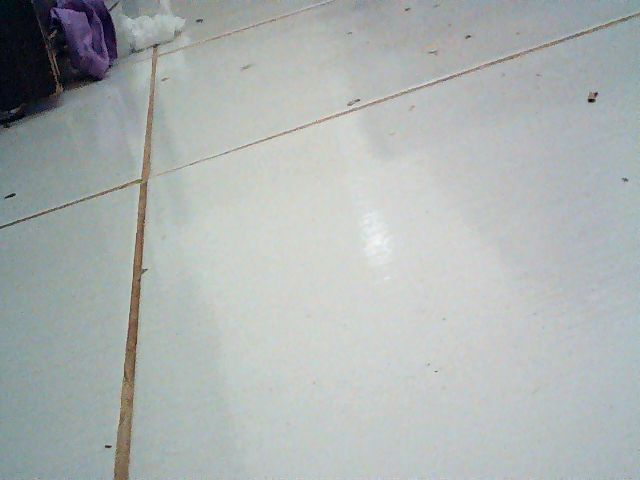
#> input picture tests/fixtures/chao/chao_-30.jpg, 640 x 480 px
$ python -i obstaculo_chao.py   (imports and definitions only)
#> lines starting #> are read from the running program, lines starting #| are printed output that depends on the picture; after the words box and inside, x2 and y2 are one past the last pixel; in counts of white or black regions, pixels touching at a corner belong together
#> further down, picture is the input picture: shape (480, 640, 3); mean B, G, R 177.7, 178.5, 172.8
"""Obstaculo no CHAO pela camera: o que o LiDAR, a 45 cm, nao ve.

Pedido do dono (2026-11-14): *"a ia precisa receber frame quando o robo anda
para ver se vai bater em algo no chao pq o lidar esta em cima"*, *"usando o
ptz da camera vamos mandar frame para ia quando ver obstaculos se
aproximando em sua direcao"*.

DUAS PECAS, de custo muito diferente:

1. `DetectorChao` - LOCAL, em todo quadro (~5 ms, OpenCV puro). Compara cada
   ponto da imagem com o piso logo a frente da roda (faixa de baixo, centro)
   em saturacao e brilho. O que difere e e GROSSO vira candidato. Calibrado
   nas fotos reais da casa em 14/11 (piso branco brilhante, rejunte marrom):
   - reflexo: mais CLARO que o piso -> nao conta;
   - rejunte e migalha: finos -> somem na abertura morfologica, e o rejunte
     perto da camera (que engrossa a ~12 px) cai no filtro de espessura;
   - pano roxo e tapete enrolado (80+ px de espessura): acusados.

2. `VigiaChao` - so quando o detector acusa algo PERTO (base na parte de baixo
   da imagem = perto da roda, com a cabeca a -25 graus) e por dois quadros
   seguidos na mesma direcao: manda ESTE quadro a IA, que diz o que e e
   decide PARAR ou SEGUIR. Uma chamada por obstaculo, nunca por quadro (2
   quadros/s para a IA seriam 172.800 chamadas/dia contra 500 da cota).

Quem decide e a IA (decisao do dono, 2026-07-30: "sensores medem e
informam"). Sem resposta da IA o robo NAO para sozinho - fica so o aviso no
log e na webui.

So roda com a varredura ao andar ligada pelo Pi (`vision.varredura_chao`):
com a cabeca olhando para frente, "parte de baixo da imagem" nao e chao.
"""
from __future__ import annotations

import asyncio
import logging
import time
from collections.abc import Awaitable, Callable
from dataclasses import dataclass
from typing import Any

import cv2
import numpy as np

logger = logging.getLogger("orion.vision.obstaculo_chao")

#: Faixa de referencia do piso: o que esta logo a frente da roda.
REF_ALTURA = 0.15
REF_LARGURA = (0.30, 0.70)
#: Diferenca que separa "outra coisa" do piso. Saturacao: o piso branco tem
#: S~10; o rejunte ~60, o pano roxo ~120. Brilho: so conta o mais ESCURO
#: (reflexo de lampada e mais claro e nao e obstaculo).
DELTA_SATURACAO = 35
DELTA_BRILHO = 55
NUCLEO_LIMPEZA_PX = 11
#: Menos que isto da imagem e migalha.
AREA_MINIMA = 0.004
#: Espessura media (area / maior lado). Rejunte perto da camera ~12 px.
ESPESSURA_MINIMA_PX = 25
#: Corredor do robo no quadro (centro) e "perto" (base abaixo disto).
CORREDOR = (0.20, 0.80)
PERTO = 0.72
MUITO_PERTO = 0.92
#: Referencia que mudou tanto assim do piso conhecido = ha algo EM CIMA dela.
DESVIO_REF_SAT = 30
DESVIO_REF_BRILHO = 50


@dataclass(frozen=True)
class Achado:
    """Algo que nao e piso. `base` = 0 (topo, longe) a 1 (embaixo, perto)."""

    x: float
    largura: float
    base: float
    area: float
    no_corredor: bool


class DetectorChao:
    def __init__(self) -> None:
        #: Piso conhecido (S, V medianos). Aprende com quadros em que a
        #: referencia e homogenea; e o que salva quando o obstaculo cobre a
        #: propria faixa de referencia (muito perto).
        self._piso: tuple[float, float] | None = None
        self._nucleo = cv2.getStructuringElement(
            cv2.MORPH_ELLIPSE, (NUCLEO_LIMPEZA_PX, NUCLEO_LIMPEZA_PX)
        )

    def analisar(self, frame: np.ndarray) -> list[Achado]:
        h, w = frame.shape[:2]
#> h = 480; w = 640
        hsv = cv2.cvtColor(cv2.GaussianBlur(frame, (5, 5), 0), cv2.COLOR_BGR2HSV)
#> hsv: shape (480, 640, 3); mean H, S, V 78.9, 16.9, 180.7
        ref = hsv[int((1 - REF_ALTURA) * h):, int(REF_LARGURA[0] * w):int(REF_LARGURA[1] * w)]
#> ref: shape (72, 256, 3); mean H, S, V 84.6, 10.2, 197.2
        s_ref, v_ref = float(np.median(ref[..., 1])), float(np.median(ref[..., 2]))
#> s_ref = 10; v_ref = 199
        homogenea = float(np.std(ref[..., 1])) < 15 and float(np.std(ref[..., 2])) < 30
#> homogenea = True

        achados: list[Achado] = []
        if self._piso is not None:
            s_piso, v_piso = self._piso
            if abs(s_ref - s_piso) > DESVIO_REF_SAT or v_piso - v_ref > DESVIO_REF_BRILHO:
                # A faixa logo a frente da roda NAO e o piso: algo esta ali.
                achados.append(Achado(0.5, REF_LARGURA[1] - REF_LARGURA[0], 1.0, REF_ALTURA, True))
                s_ref, v_ref = s_piso, v_piso
            elif homogenea:
                self._piso = (0.8 * s_piso + 0.2 * s_ref, 0.8 * v_piso + 0.2 * v_ref)
        elif homogenea:
            self._piso = (s_ref, v_ref)
#> self._piso = (10, 199)

        s = hsv[..., 1].astype(np.int16)
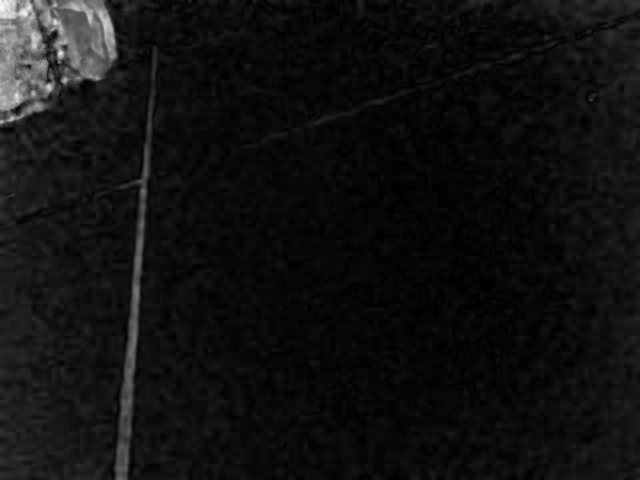
#> s: shape (480, 640) int16; min 0, max 255, mean 16.9
        v = hsv[..., 2].astype(np.int16)
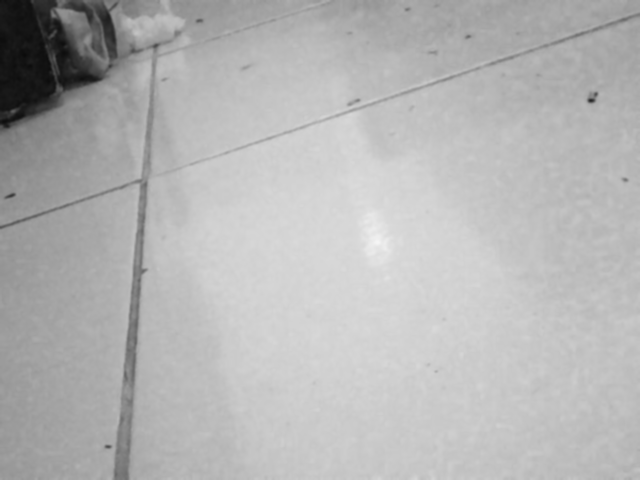
#> v: shape (480, 640) int16; min 11, max 245, mean 180.7
        diferente = (np.abs(s - s_ref) > DELTA_SATURACAO) | ((v_ref - v) > DELTA_BRILHO)
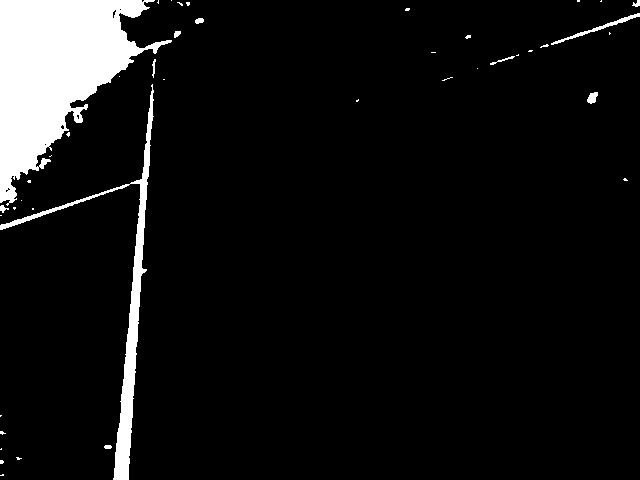
#> diferente: shape (480, 640) bool; 7.2% white; 43 white regions (32 under 20 px), largest, box (x1, y1, x2, y2) and area: (0, 0, 172, 206) 17243, (0, 84, 154, 480) 4088, (551, 13, 640, 45) 306
        mascara = diferente.astype(np.uint8) * 255
        mascara = cv2.morphologyEx(mascara, cv2.MORPH_OPEN, self._nucleo)
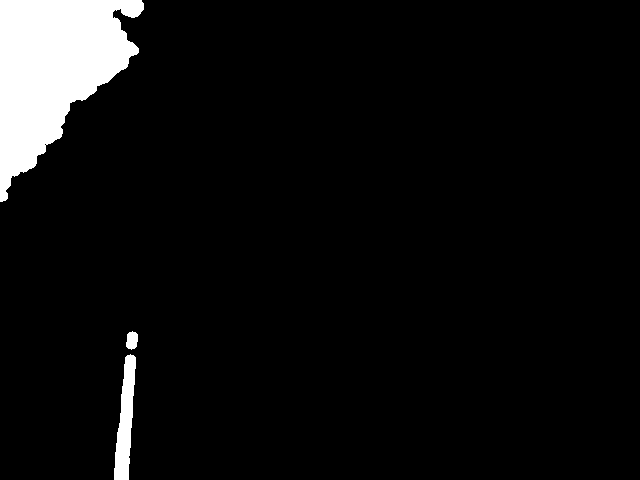
#> mascara: shape (480, 640); 5.9% white; 3 white regions, box (x1, y1, x2, y2) and area: (0, 0, 144, 202) 16484, (114, 354, 136, 480) 1614, (126, 331, 138, 350) 177
        mascara = cv2.morphologyEx(mascara, cv2.MORPH_CLOSE, self._nucleo)
#> mascara: shape (480, 640); 6% white; 2 white regions, box (x1, y1, x2, y2) and area: (0, 0, 144, 202) 16601, (114, 331, 138, 480) 1817

        n, _, stats, _ = cv2.connectedComponentsWithStats(mascara)
#> n = 3; stats = [[0, 0, 640, 480, 288782], [0, 0, 144, 202, 16601], [114, 331, 24, 149, 1817]]
        for i in range(1, n):
            x, y, bw, bh, area = (int(valor) for valor in stats[i])
            if area < AREA_MINIMA * h * w:
                continue
            if area / max(bw, bh) < ESPESSURA_MINIMA_PX:
                continue
            centro = (x + bw / 2) / w
            achados.append(Achado(
                x=centro,
                largura=bw / w,
                base=(y + bh) / h,
                area=area / (h * w),
                no_corredor=x / w < CORREDOR[1] and (x + bw) / w > CORREDOR[0],
            ))
#> this loop made 2 passes
#> (x, y, bw, bh, area, centro) on pass 1: (0, 0, 144, 202, 16601, 0.113)
#> after the loop, achados = 1 item
        return achados


#: Pergunta a IA. Curta: a resposta e lida por codigo (1a palavra).
PROMPT_CHAO = (
    "Voce e a visao de um robo de rodas pequeno (39 cm de largura, rodas de "
    "6 cm). O sensor de distancia dele fica a 45 cm do chao e NAO ve nada "
    "baixo. A foto e da camera olhando o CHAO a frente enquanto ele anda. Um "
    "detector achou algo diferente do piso chegando perto, {onde}.\n"
    "Responda em UMA linha: PARAR ou SEGUIR, depois ' - ' e o que e, em ate "
    "12 palavras.\n"
    "PARAR: o que a roda nao passa por cima, ou que pode se enroscar, quebrar "
    "ou machucar (fio, brinquedo, sapato, pano, tapete enrolado, pe de movel, "
    "degrau, animal, pessoa).\n"
    "SEGUIR: so se for piso, sombra, reflexo, rejunte, mancha ou tapete plano."
)

#: Entre duas perguntas a IA. Obstaculo ainda a frente depois disto conta de
#: novo - o robo pode ter seguido e ele continuar la.
INTERVALO_ENTRE_PERGUNTAS_S = 8.0
#: Dois quadros com algo perto, dentro disto, na mesma direcao da cabeca.
JANELA_CONFIRMACAO_S = 3.0

PerguntarIA = Callable[[str, bytes], Awaitable[str]]
ComandarNavegacao = Callable[[dict], Awaitable[None]]
Publicar = Callable[[str, dict], Awaitable[None]]


class VigiaChao:
    """Liga o detector a cabeca, a IA e a navegacao do Pi."""

    def __init__(
        self,
        perguntar_ia: PerguntarIA,
        comandar_navegacao: ComandarNavegacao,
        publicar_no_pi: Publicar | None = None,
        detector: DetectorChao | None = None,
        relogio: Callable[[], float] = time.monotonic,
    ) -> None:
        self._perguntar_ia = perguntar_ia
        self._comandar_navegacao = comandar_navegacao
        self._publicar = publicar_no_pi
        self._detector = detector or DetectorChao()
        self._relogio = relogio
        self.ativo = False
        self._pan = 0.0
        self._pan_mudou_em = float("-inf")
        self._perto_em: dict[float, float] = {}
        self._perguntou_em = float("-inf")
        self._ocupado = False
        self.tarefa: asyncio.Task | None = None
        #: O ultimo veredito, para log/depuracao.
        self.ultimo: dict[str, Any] | None = None

    # ---- eventos do Pi ----
    async def ao_varredura(self, evento) -> None:
        ativo = bool(evento.dados.get("ativo"))
        if ativo != self.ativo:
            logger.info("obstaculo no chao: vigia %s", "LIGADA" if ativo else "desligada")
        self.ativo = ativo
        self._perto_em.clear()

    async def ao_mover_cabeca(self, evento) -> None:
        try:
            pan = round(float(evento.dados.get("pan", 0.0)))
        except (TypeError, ValueError):
            return
        if pan != self._pan:
            self._pan = pan
            self._pan_mudou_em = self._relogio()

    # ---- cada quadro ----
    async def processar_frame(self, frame) -> None:
        if not self.ativo or self._ocupado or frame is None:
            return
        agora = self._relogio()
        # Quadro tirado com o servo ainda girando sai borrado e com o chao
        # "andando": espera a cabeca assentar.
        if agora - self._pan_mudou_em < 0.4:
            return
        perto = [
            a for a in self._detector.analisar(frame)
            if a.no_corredor and a.base >= PERTO
        ]
        if not perto:
            self._perto_em.pop(self._pan, None)
            return
        mais_perto = max(perto, key=lambda a: a.base)
        anterior = self._perto_em.get(self._pan)
        self._perto_em[self._pan] = agora
        confirmado = mais_perto.base >= MUITO_PERTO or (
            anterior is not None and agora - anterior <= JANELA_CONFIRMACAO_S
        )
        if not confirmado or agora - self._perguntou_em < INTERVALO_ENTRE_PERGUNTAS_S:
            return
        self._perguntou_em = agora
        self._ocupado = True
        # NUMA TAREFA: o laco da visao espera cada observador terminar, e a
        # IA leva 2-4 s - a camera inteira congelaria esperando a resposta.
        self.tarefa = asyncio.create_task(self._decidir_e_liberar(frame.copy(), mais_perto))

    async def _decidir_e_liberar(self, frame, achado: Achado) -> None:
        try:
            await self._decidir(frame, achado)
        finally:
            self._ocupado = False

    async def _decidir(self, frame, achado: Achado) -> None:
        ok, jpeg = cv2.imencode(".jpg", frame, [cv2.IMWRITE_JPEG_QUALITY, 75])
        if not ok:
            return
        lado = "a esquerda" if achado.x < 0.4 else "a direita" if achado.x > 0.6 else "no meio"
        onde = f"{lado} da imagem, cabeca virada {self._pan:+.0f} graus"
        logger.info(
            "obstaculo no chao %s (base %.2f, area %.1f%%) - perguntando a IA",
            onde, achado.base, achado.area * 100,
        )
        try:
            resposta = (await self._perguntar_ia(PROMPT_CHAO.format(onde=onde), jpeg.tobytes()))
        except Exception:
            logger.exception("obstaculo no chao: a IA nao respondeu")
            resposta = ""
        decisao, descricao = _ler_resposta(resposta)
        self.ultimo = {
            "decisao": decisao,
            "descricao": descricao,
            "pan": self._pan,
            "base": round(achado.base, 2),
            "quando": time.strftime("%H:%M:%S"),
        }
        logger.info("obstaculo no chao: IA decidiu %s - %s", decisao, descricao)
        if decisao == "parar":
            await self._comandar_navegacao({"acao": "HOLD", "origem": "visao_chao"})
        if self._publicar is not None:
            try:
                await self._publicar("vision.obstaculo_chao", dict(self.ultimo))
            except Exception:
                logger.debug("obstaculo no chao: aviso ao Pi nao chegou", exc_info=True)


def _ler_resposta(texto: str) -> tuple[str, str]:
    """'PARAR - tapete enrolado' -> ('parar', 'tapete enrolado').

    O que nao comeca com PARAR/SEGUIR (IA fora, cota, resposta torta) vira
    'sem_decisao': o robo nao para por conta propria - decisao do dono.
    """
    limpo = (texto or "").strip().lstrip("*#- ").strip()
    palavra = limpo.split(maxsplit=1)[0].strip(".:,-*").upper() if limpo else ""
    resto = limpo.split("-", 1)[1].strip() if "-" in limpo else limpo[len(palavra):].strip()
    if palavra == "PARAR":
        return "parar", resto
    if palavra == "SEGUIR":
        return "seguir", resto
    return "sem_decisao", limpo[:120]

>>> import cv2
>>> picture = cv2.imread('../../../tests/fixtures/chao/chao_-30.jpg')
>>> result = DetectorChao().analisar(picture)
#> result = 1 item

$ run again, on tests/fixtures/chao/chao_0.jpg
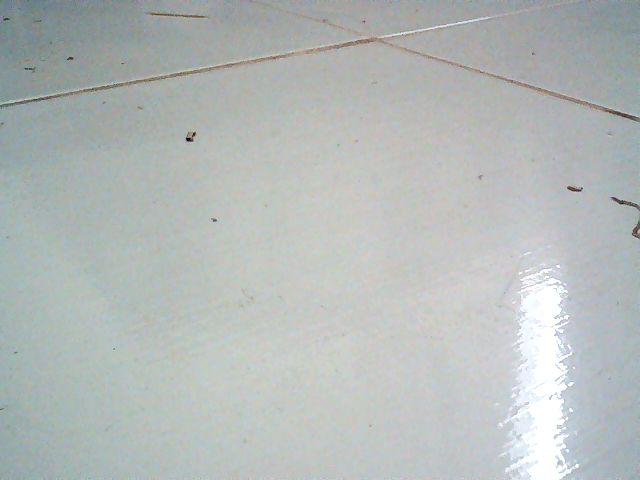
#> input picture tests/fixtures/chao/chao_0.jpg, 640 x 480 px
#> picture is the input picture: shape (480, 640, 3); mean B, G, R 185, 186.5, 180.8
#> hsv: shape (480, 640, 3); mean H, S, V 75.3, 11.7, 188
#> ref: shape (72, 256, 3); mean H, S, V 77.4, 8.6, 198.1
#> s_ref = 8; v_ref = 198
#> homogenea = True
#> self._piso = (8, 198)
#> in analisar, `diferente = (np.abs(s - s_ref) > DELTA_SATURACAO) | ((v_ref - v) > DEL..`:
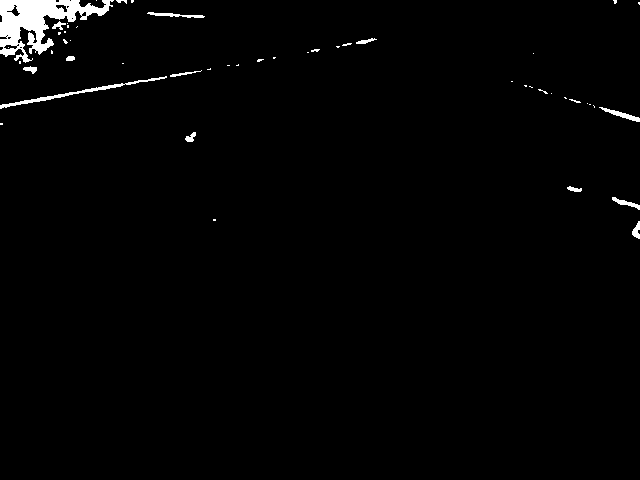
#> diferente: shape (480, 640) bool; 1.5% white; 51 white regions (36 under 20 px), largest, box (x1, y1, x2, y2) and area: (0, 0, 114, 63) 3035, (0, 76, 167, 109) 500, (599, 107, 640, 122) 172
#> in analisar, `mascara = cv2.morphologyEx(mascara, cv2.MORPH_OPEN, self._nucleo)`:
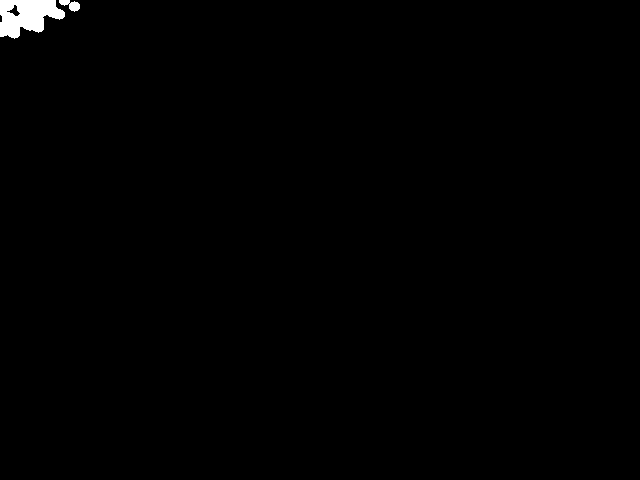
#> mascara: shape (480, 640); 0.59% white; 2 white regions, box (x1, y1, x2, y2) and area: (0, 0, 65, 39) 1681, (59, 0, 80, 12) 139
#> n = 2; stats = [[0, 0, 640, 480, 305170], [0, 0, 80, 39, 2030]]
#> the loop in analisar, `for i in range(1, n):` made 1 pass
#> (x, y, bw, bh, area, centro) on pass 1: (0, 0, 80, 39, 2030, 0.0625)
#> after the loop in analisar, `for i in range(1, n):`: achados = 1 item
